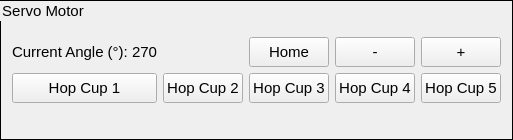
    <widget class="QGroupBox" name="ServoMotorGroupBox">
     <property name="maximumSize">
      <size>
       <width>16777215</width>
       <height>140</height>
      </size>
     </property>
     <property name="font">
      <font>
       <pointsize>11</pointsize>
      </font>
     </property>
     <property name="styleSheet">
      <string notr="true">QGroupBox {border: 1px solid black}</string>
     </property>
     <property name="title">
      <string>Servo Motor</string>
     </property>
     <layout class="QVBoxLayout" name="verticalLayout_8">
      <item>
       <spacer name="verticalSpacer_13">
        <property name="orientation">
         <enum>Qt::Vertical</enum>
        </property>
        <property name="sizeHint" stdset="0">
         <size>
          <width>20</width>
          <height>40</height>
         </size>
        </property>
       </spacer>
      </item>
      <item>
       <layout class="QGridLayout" name="ServoLayout">
        <property name="topMargin">
         <number>2</number>
        </property>
        <property name="bottomMargin">
         <number>2</number>
        </property>
        <item row="0" column="4">
         <widget class="QPushButton" name="IncreaseServo">
          <property name="minimumSize">
           <size>
            <width>0</width>
            <height>30</height>
           </size>
          </property>
          <property name="maximumSize">
           <size>
            <width>16777215</width>
            <height>30</height>
           </size>
          </property>
          <property name="font">
           <font>
            <pointsize>11</pointsize>
           </font>
          </property>
          <property name="text">
           <string>+</string>
          </property>
         </widget>
        </item>
        <item row="1" column="2">
         <widget class="QPushButton" name="HopServo3">
          <property name="minimumSize">
           <size>
            <width>0</width>
            <height>30</height>
           </size>
          </property>
          <property name="maximumSize">
           <size>
            <width>16777215</width>
            <height>30</height>
           </size>
          </property>
          <property name="font">
           <font>
            <pointsize>11</pointsize>
           </font>
          </property>
          <property name="text">
           <string>Hop Cup 3</string>
          </property>
          <property name="checkable">
           <bool>false</bool>
          </property>
         </widget>
        </item>
        <item row="1" column="4">
         <widget class="QPushButton" name="HopServo5">
          <property name="minimumSize">
           <size>
            <width>0</width>
            <height>30</height>
           </size>
          </property>
          <property name="maximumSize">
           <size>
            <width>16777215</width>
            <height>30</height>
           </size>
          </property>
          <property name="font">
           <font>
            <pointsize>11</pointsize>
           </font>
          </property>
          <property name="text">
           <string>Hop Cup 5</string>
          </property>
          <property name="checkable">
           <bool>false</bool>
          </property>
         </widget>
        </item>
        <item row="1" column="0">
         <widget class="QPushButton" name="HopServo1">
          <property name="minimumSize">
           <size>
            <width>0</width>
            <height>30</height>
           </size>
          </property>
          <property name="maximumSize">
           <size>
            <width>16777215</width>
            <height>30</height>
           </size>
          </property>
          <property name="font">
           <font>
            <pointsize>11</pointsize>
           </font>
          </property>
          <property name="autoFillBackground">
           <bool>false</bool>
          </property>
          <property name="text">
           <string>Hop Cup 1</string>
          </property>
          <property name="checkable">
           <bool>false</bool>
          </property>
         </widget>
        </item>
        <item row="0" column="2">
         <widget class="QPushButton" name="HomeServo">
          <property name="minimumSize">
           <size>
            <width>0</width>
            <height>30</height>
           </size>
          </property>
          <property name="maximumSize">
           <size>
            <width>16777215</width>
            <height>30</height>
           </size>
          </property>
          <property name="font">
           <font>
            <pointsize>11</pointsize>
           </font>
          </property>
          <property name="text">
           <string>Home</string>
          </property>
         </widget>
        </item>
        <item row="1" column="1">
         <widget class="QPushButton" name="HopServo2">
          <property name="minimumSize">
           <size>
            <width>0</width>
            <height>30</height>
           </size>
          </property>
          <property name="maximumSize">
           <size>
            <width>16777215</width>
            <height>30</height>
           </size>
          </property>
          <property name="font">
           <font>
            <pointsize>11</pointsize>
           </font>
          </property>
          <property name="text">
           <string>Hop Cup 2</string>
          </property>
          <property name="checkable">
           <bool>false</bool>
          </property>
         </widget>
        </item>
        <item row="0" column="0">
         <widget class="QLabel" name="CurrentAngleServo">
          <property name="maximumSize">
           <size>
            <width>16777215</width>
            <height>20</height>
           </size>
          </property>
          <property name="font">
           <font>
            <pointsize>11</pointsize>
           </font>
          </property>
          <property name="text">
           <string>Current Angle (°): 270</string>
          </property>
         </widget>
        </item>
        <item row="1" column="3">
         <widget class="QPushButton" name="HopServo4">
          <property name="minimumSize">
           <size>
            <width>0</width>
            <height>30</height>
           </size>
          </property>
          <property name="maximumSize">
           <size>
            <width>16777215</width>
            <height>30</height>
           </size>
          </property>
          <property name="font">
           <font>
            <pointsize>11</pointsize>
           </font>
          </property>
          <property name="text">
           <string>Hop Cup 4</string>
          </property>
          <property name="checkable">
           <bool>false</bool>
          </property>
         </widget>
        </item>
        <item row="0" column="3">
         <widget class="QPushButton" name="DecreaseServo">
          <property name="minimumSize">
           <size>
            <width>0</width>
            <height>30</height>
           </size>
          </property>
          <property name="maximumSize">
           <size>
            <width>16777215</width>
            <height>30</height>
           </size>
          </property>
          <property name="font">
           <font>
            <pointsize>11</pointsize>
           </font>
          </property>
          <property name="text">
           <string>-</string>
          </property>
         </widget>
        </item>
       </layout>
      </item>
      <item>
       <spacer name="verticalSpacer_14">
        <property name="orientation">
         <enum>Qt::Vertical</enum>
        </property>
        <property name="sizeHint" stdset="0">
         <size>
          <width>20</width>
          <height>40</height>
         </size>
        </property>
       </spacer>
      </item>
     </layout>
    </widget>
